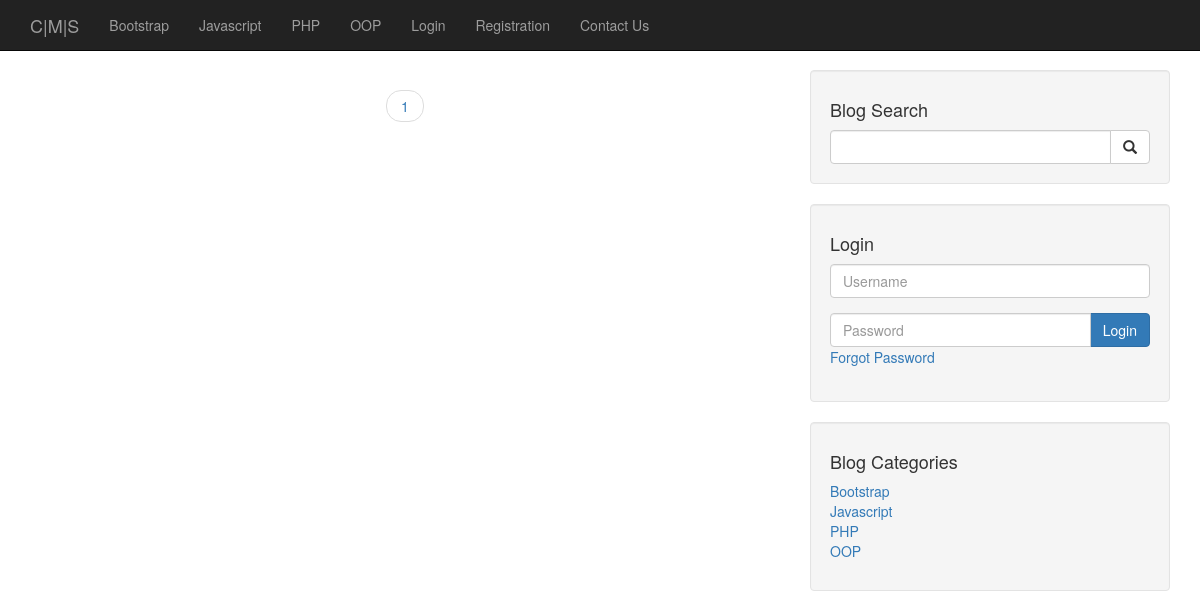
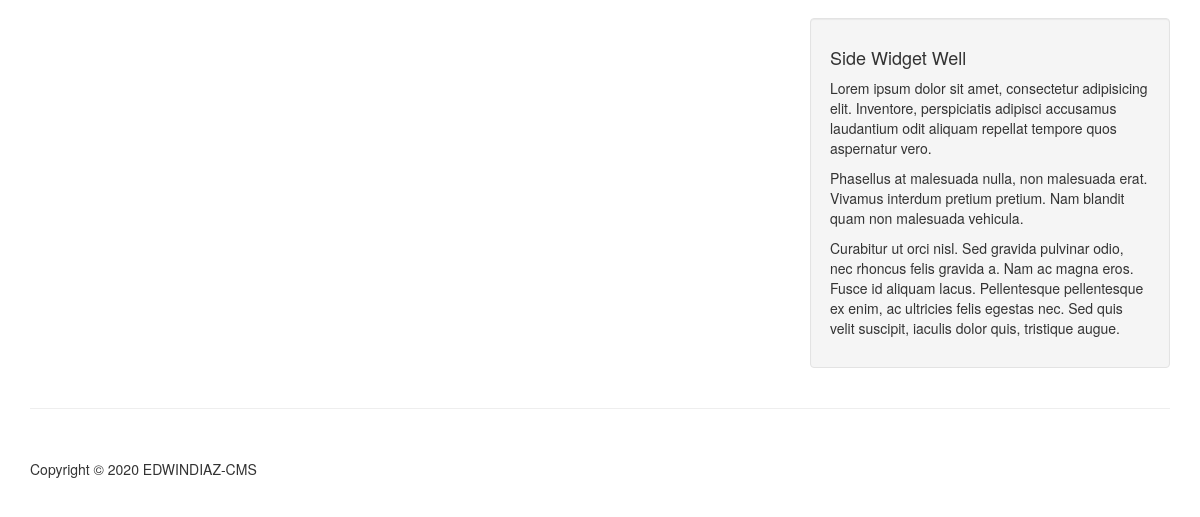
Before: /index.php?page=2 with the older database file (2 pictures, top to bottom).
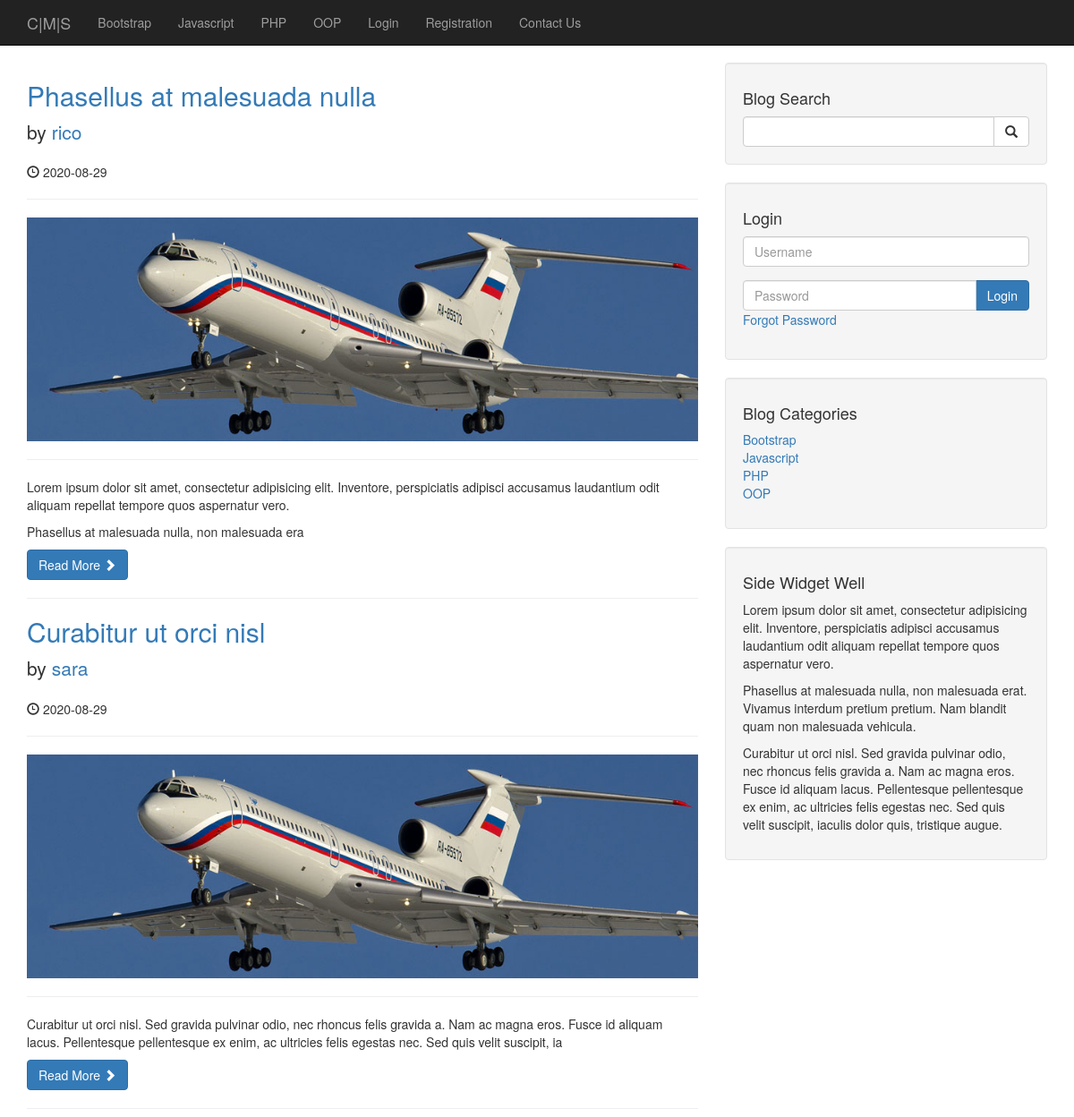
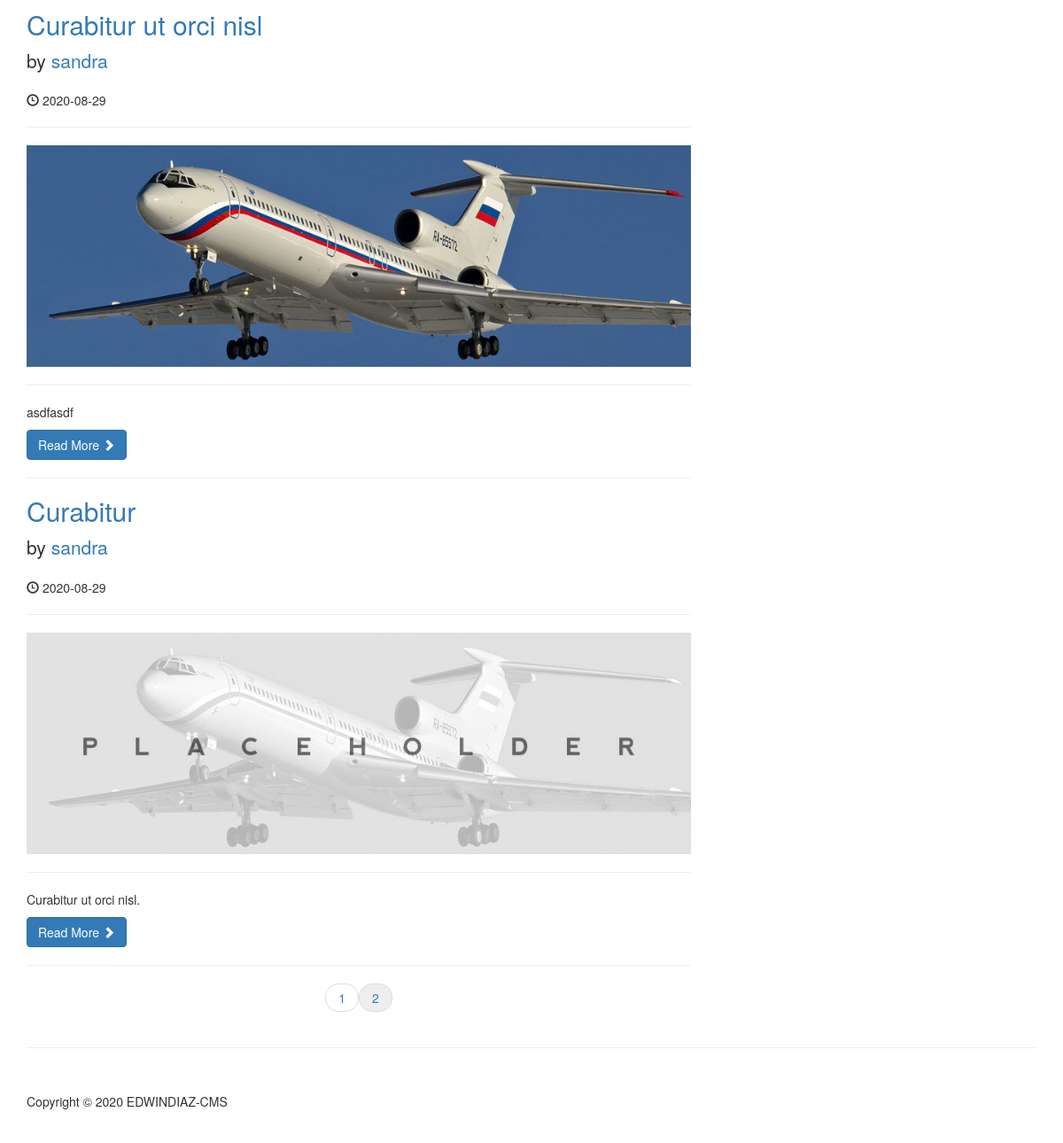
After: the same page with the newer database file (2 pictures, top to bottom).
### tables this page shows
CREATE TABLE `categories` (
  `cat_id` int(3) NOT NULL,
  `cat_title` varchar(255) NOT NULL
);

CREATE TABLE `posts` (
  `post_id` int(3) NOT NULL,
  `post_category_id` int(3) NOT NULL,
  `post_title` varchar(255) NOT NULL,
  `post_author` varchar(255) NOT NULL,
  `post_user` varchar(255) NOT NULL,
  `post_date` date NOT NULL,
  `post_image` text NOT NULL,
  `post_content` text NOT NULL,
  `post_tags` varchar(255) NOT NULL,
  `post_comment_count` varchar(255) NOT NULL,
  `post_status` varchar(255) NOT NULL DEFAULT 'draft',
  `post_views_count` int(11) NOT NULL
);

### admin/functions.php (called while the page is built, shortened)
<?php
function imagePlaceholder($image = ''){
    if (!$image) {
        return 'placeholderimage.jpg';
    } else {
        return $image;
    }
}
function escape($string){
    global $connection;
    return mysqli_real_escape_string($connection, trim($string));
}
?>

### index.php (the view, shortened to what the changed rows need)
    <?php include "includes/header.php"; ?>
    <?php include "includes/navigation.php"; ?>
    <div class="container">
        <div class="row">
            <div class="col-md-8">
    <?php
            $per_page = 5;
            if (isset($_GET['page'])) {
                $page = escape($_GET['page']);
            }else {
                $page = "";
            }
            if ($page == "" || $page == 1) {
                $page_1 = 0;
            } else {
                $page_1 = ($page * $per_page) - 5;
            }
            if (isset($_SESSION['user_role']) && $_SESSION['user_role'] == 'admin') {
                $post_query_count = "SELECT * FROM posts";
            } else {
                $post_query_count = "SELECT * FROM posts WHERE post_status = 'published' ";
            }
            $find_count = mysqli_query($connection, $post_query_count);
            $count = mysqli_num_rows($find_count);
            if ($count < 1) {
                echo "<div class='alert alert-warning' role='alert'><b>No post to display. Sorry!</b></div>";
            } else {
            $count = ceil($count / $per_page);
            $query = "SELECT * FROM posts LIMIT $page_1, $per_page";
            $select_all_posts_query = mysqli_query($connection , $query);
                while ($row = mysqli_fetch_assoc($select_all_posts_query)) {
                    $post_id        = $row['post_id'];
                    $post_title     = $row["post_title"];
                    $post_author    = $row['post_user'];
                    $post_date      = $row["post_date"];
                    $post_image     = $row["post_image"];
                    $post_content   = substr($row["post_content"], 0 , 220);
        ?>
                <h2><a href="post/<?php echo $post_id; ?>"><?php echo $post_title; ?> </a></h2>
                <p class="lead">by <a href="authors/<?php echo $post_author?>/<?php echo $post_id; ?>"><?php echo $post_author ?></a></p>
                <p><span class="glyphicon glyphicon-time"></span> <?php echo $post_date; ?></p>
                <hr>
                <a href="post/<?php echo $post_id; ?>"><img class="img-responsive" src="images/<?php echo imagePlaceholder($post_image);?>"alt=""></a>
                <hr>
                <p><?php echo $post_content; ?></p>
                <a class='btn btn-primary' href="post/<?php echo $post_id;?>">Read More <span class='glyphicon glyphicon-chevron-right'></span></a>
                <hr>
        <?php  } } ?>
                <ul class="pager">
        <?php
                for ($i=1; $i<=$count; $i++) {
                    if ($i == $page) {
                        echo "<li><a class='current' href='index.php?page={$i}'>{$i}</a></li>";
                    }else {
                        echo "<li><a href='index.php?page={$i}'>{$i}</a></li>";
                    }
                }
        ?>
                </ul>
    </div>
<?php include "includes/sidebar.php" ?>
<?php include "includes/footer.php"; ?>

### includes/navigation.php (shortened to what the changed rows need)
<nav class="navbar navbar-inverse navbar-fixed-top" role="navigation">
        <div class="container">
            <div class="collapse navbar-collapse" id="bs-example-navbar-collapse-1">
                <ul class="nav navbar-nav">
            <?php
                $query = "SELECT * FROM categories ";
                $select_all_categories_query = mysqli_query($connection , $query);
                while ($row = mysqli_fetch_assoc($select_all_categories_query)) {
                    $cat_title = $row["cat_title"];
                    $cat_id = $row["cat_id"];
                    $category_class = '' ;
                    echo "<li class='$category_class'><a href='/cms/category/$cat_id'>{$cat_title}</a></li>";
                }
            ?>
               </ul>
            </div>
        </div>
    </nav>

### includes/sidebar.php (shortened to what the changed rows need)
<div class="col-md-4">
    <div class="well">
    <?php
        $query = "SELECT * FROM categories ";
        $select_categories_sidebar = mysqli_query($connection , $query);
    ?>
        <div class="row">
            <div class="col-lg-12">
                <ul class="list-unstyled">
    <?php
                while ($row = mysqli_fetch_assoc($select_categories_sidebar)) {
                    $cat_title = $row["cat_title"];
                    $cat_id = $row["cat_id"];
                    echo "<li><a href='/cms/category/$cat_id'>{$cat_title}</a></li>";
                }
    ?>
                </ul>
            </div>
        </div>
    </div>
</div>
</div>

Changed rows visible on the page:
added posts: post_title "Phasellus at malesuada nulla", post_user "rico", post_date "2020-08-29", post_image (picture), post_content "Lorem ipsum dolor sit amet, consectetur adipisicing elit. Inventore, perspiciatis adipisci accusamus laudantium odit aliquam repellat tempore quos aspernatur vero. Phasellus at malesuada nulla, non malesuada era"
added posts: post_title "Curabitur ut orci nisl", post_user "sara", post_date "2020-08-29", post_image (picture), post_content "Curabitur ut orci nisl. Sed gravida pulvinar odio, nec rhoncus felis gravida a. Nam ac magna eros. Fusce id aliquam lacus. Pellentesque pellentesque ex enim, ac ultricies felis egestas nec. Sed quis velit suscipit, ia"
added posts: post_title "Curabitur ut orci nisl", post_user "sandra", post_date "2020-08-29", post_image (picture), post_content "asdfasdf"
added posts: post_title "Curabitur", post_user "sandra", post_date "2020-08-29", shows a picture, post_content "Curabitur ut orci nisl."
Other visible differences:
new list line: "2"
